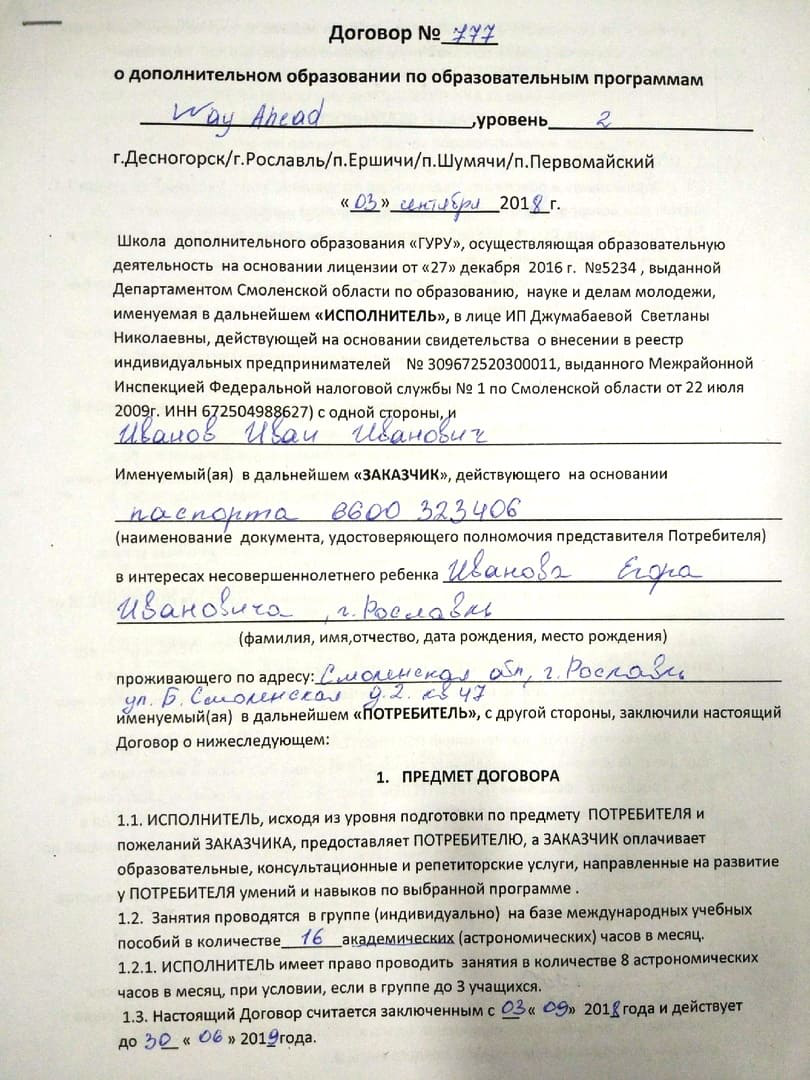
#> input picture 89.png, 810 x 1080 px
$ python 'hjh 2.py'
#> lines starting #> are read from the running program, lines starting #| are printed output that depends on the picture; after the words box and inside, x2 and y2 are one past the last pixel; in counts of white or black regions, pixels touching at a corner belong together
import cv2
import numpy as np
from PIL import Image

def resize_image_with_aspect_ratio(image_path, new_width=None, new_height=None):
#> called with image_path = '89.png', new_width = 3200
    image = Image.open(image_path)
#> image is the input picture: PIL image 810x1080 RGB; mean R, G, B 220.4, 218.7, 210.3
    width, height = image.size
#> width = 810; height = 1080
    aspect_ratio = width / height
#> aspect_ratio = 0.75

    if new_width and new_height:
        # Изменяем размер изображения с сохранением соотношения сторон
        if aspect_ratio > 1:
            new_height = int(new_width / aspect_ratio)
            image = image.resize((new_width, new_height))
        else:
            new_width = int(new_height * aspect_ratio)
            image = image.resize((new_width, new_height))
    elif new_width:
        # Изменяем ширину с сохранением соотношения сторон
        new_height = int(new_width / aspect_ratio)
#> new_height = 4266
        image = image.resize((new_width, new_height))
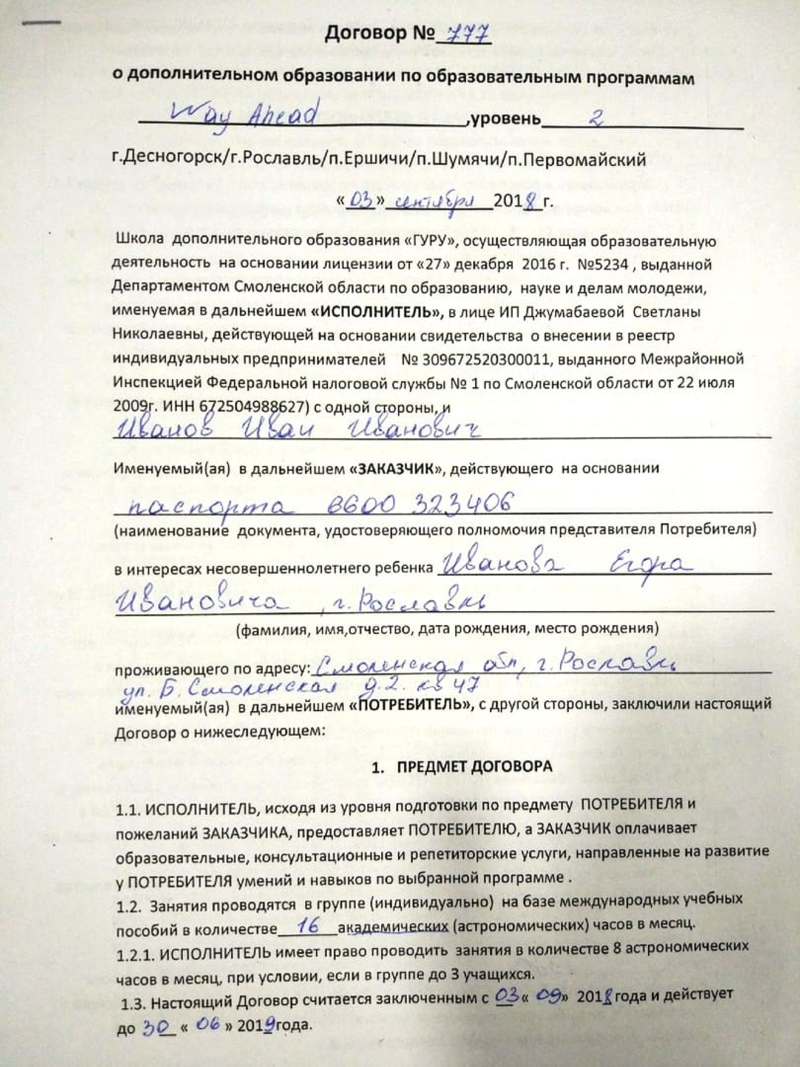
#> image: PIL image 3200x4266 RGB (shown at 1/4 size); mean R, G, B 220.3, 218.7, 210.3
    elif new_height:
        # Изменяем высоту с сохранением соотношения сторон
        new_width = int(new_height * aspect_ratio)
        image = image.resize((new_width, new_height))
    else:
        # Если не указаны новые размеры, возвращаем исходное изображение
        return image

    return image


def extract_text_words(image_path):
    # Изменяем размер изображения с сохранением соотношения сторон
    resized_image = resize_image_with_aspect_ratio(image_path, new_width=3200)

    image = cv2.cvtColor(np.array(resized_image), cv2.COLOR_RGB2BGR)
#> image: shape (4266, 3200, 3)

    gray = cv2.cvtColor(image, cv2.COLOR_BGR2GRAY)

    _, threshold = cv2.threshold(gray, 127, 255, cv2.THRESH_BINARY_INV + cv2.THRESH_OTSU)
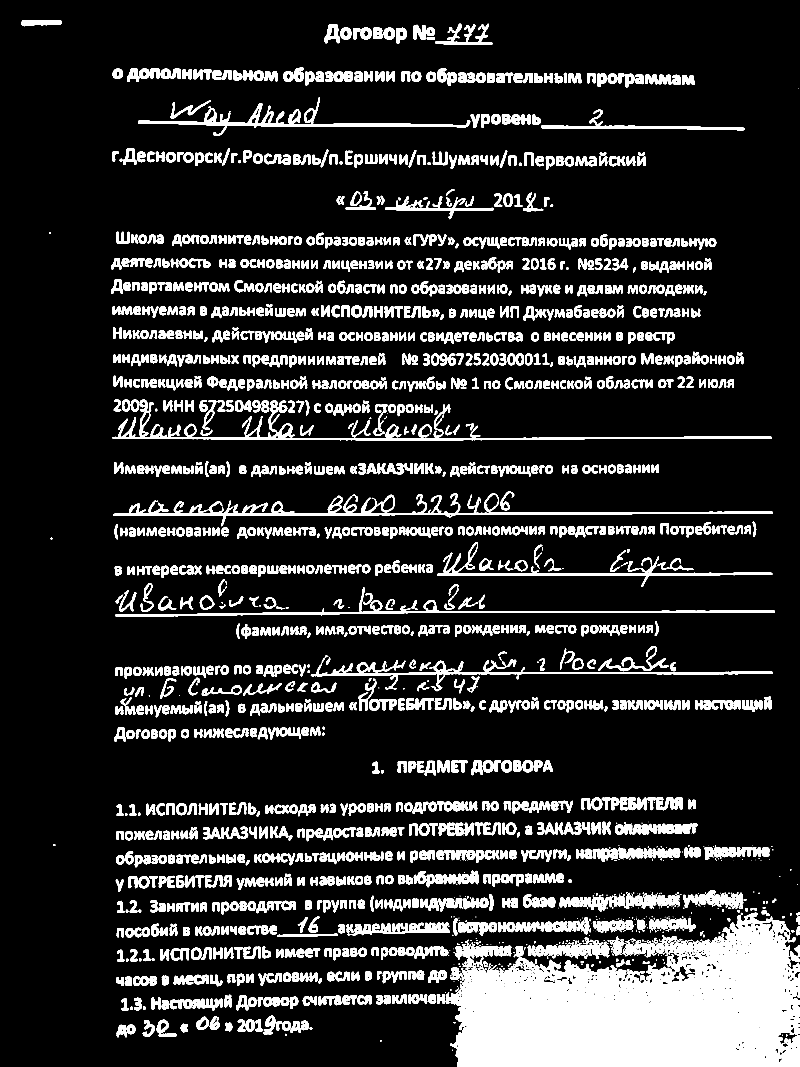
#> threshold: shape (4266, 3200) (shown at 1/4 size); 14.5% white; 1992 white regions (280 under 20 px), largest, box (x1, y1, x2, y2) and area: (1747, 3651, 3200, 4266) 587934, (453, 1976, 3091, 2105) 34388, (450, 1599, 3088, 1761) 31364

    kernel = np.ones((5, 45), np.uint8)
    img_dilation = cv2.dilate(threshold, kernel, iterations=2)
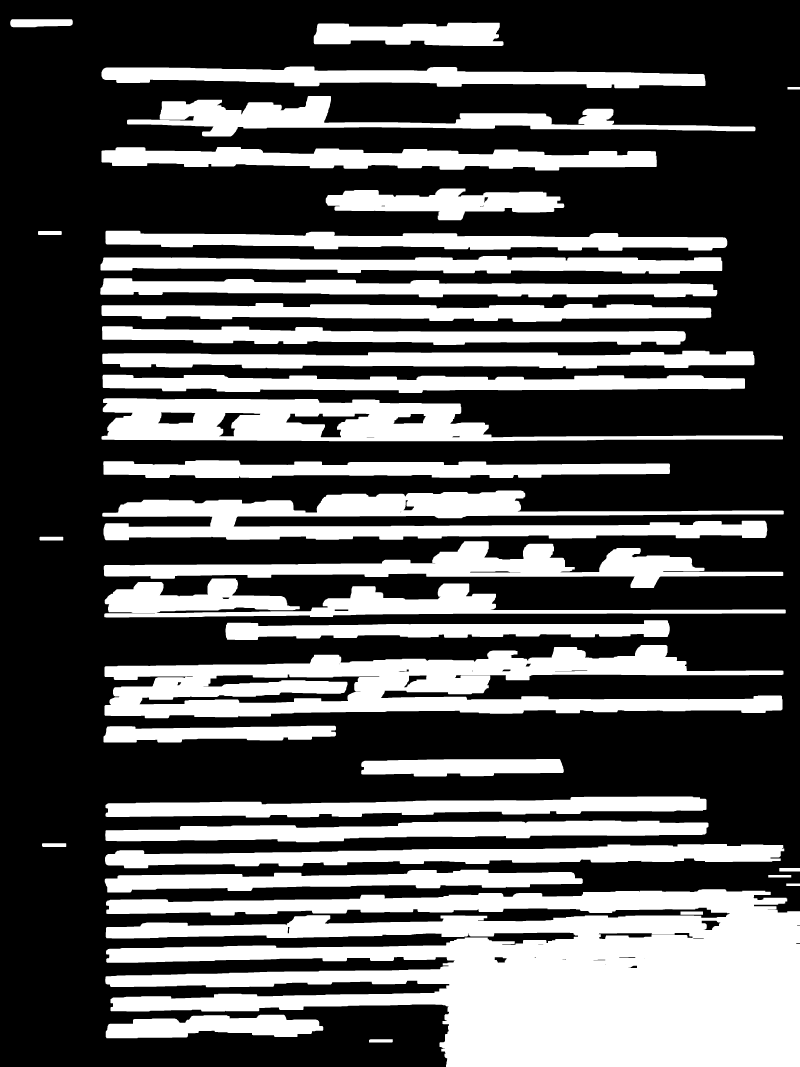
#> img_dilation: shape (4266, 3200) (shown at 1/4 size); 35.1% white; 37 white regions

    contours, _ = cv2.findContours(img_dilation, cv2.RETR_EXTERNAL, cv2.CHAIN_APPROX_SIMPLE)
#> contours = 37 contours; largest, box (x1, y1, x2, y2) and area: (421, 3557, 3200, 4266) 1284402, (418, 2580, 3134, 2873) 434070, (409, 1962, 3135, 2161) 266228, (406, 1593, 3132, 1765) 249148, (415, 2165, 3133, 2352) 161660

    words = []
    for contour in contours:
        x, y, w, h = cv2.boundingRect(contour)
        word_image = image[y:y + h, x:x + w]

        if w > 90 and h > 20 and w*h < (x*y - 16000):
            words.append(word_image)
#> this loop made 37 passes
#> (x, y, w, h) on passes 1, 2, 4, 7, 8, 9, 10, 11, 12, 13, 14, 15: (1476, 4157, 95, 13), (423, 4059, 870, 94), (421, 3557, 2779, 709), (419, 3479, 1912, 91), (3117, 3472, 83, 14), (420, 3376, 2717, 97), (168, 3373, 97, 15), (421, 3282, 2413, 87), (422, 3186, 2404, 84), (1445, 3036, 810, 70), (414, 2903, 930, 67), (418, 2580, 2716, 293)
#> (contour, x, y, w, h) on passes 3, 5, 6, 34: ([[2722, 3646], [2722, 3658], [2811, 3658], [2811, 3646]], 2722, 3646, 90, 13), ([[3145, 3534], [3145, 3543], [3199, 3543], [3199, 3534]], 3145, 3534, 55, 10), ([[3073, 3500], [3073, 3509], [3164, 3509], [3164, 3500]], 3073, 3500, 92, 10), ([[3150, 348], [3150, 357], [3199, 357], [3199, 348]], 3150, 348, 50, 10)
#> pass 2, in extract_text_words, `word_image = image[y:y + h, x:x + w]`:
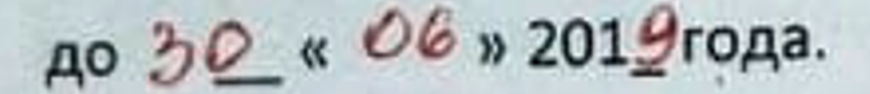
#> word_image: shape (94, 870, 3); mean R, G, B 182.2, 189.1, 191.9
#> after the loop, words = 24 items

    return words

image_path = '89.png'
word_images = extract_text_words(image_path)
#> word_images = 24 items
for i, word_image in enumerate(word_images):
    cv2.imwrite(f'segments_test/word_{i}.png', word_image)
#> this loop made 24 passes
#> pass 2, `cv2.imwrite(f'segments_test/word_{i}.png', word_image)`:
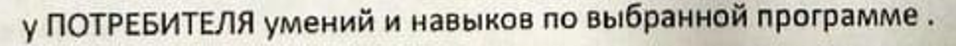
#> saved as word_1.png: shape (91, 1912, 3) (shown at 1/2 size); mean B, G, R 184.7, 194.9, 197.4

print("Извлечено", len(word_images), "слов(а)")
#| Извлечено 24 слов(а)

$ run again, with 37.png copied over 89.png
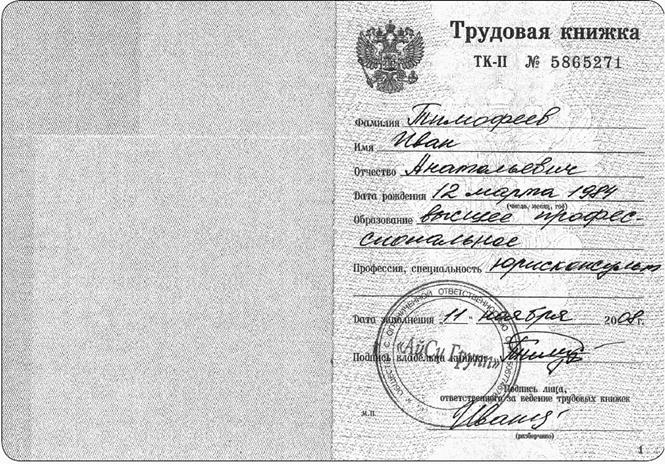
#> input picture 37.png, 665 x 464 px
#> in resize_image_with_aspect_ratio, image is the input picture: PIL image 665x464 L; min 0, max 255, mean 208.6
#> in extract_text_words, `_, threshold = cv2.threshold(gray, 127, 255, cv2.THRESH_BINARY_INV + c..`:
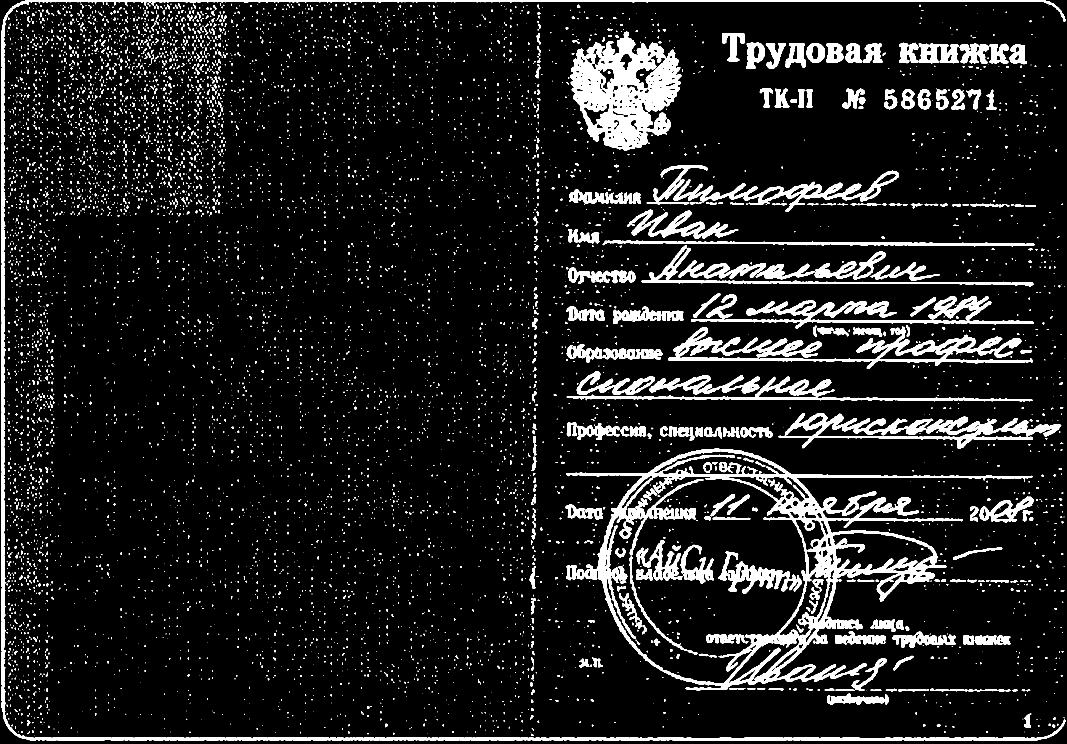
#> threshold: shape (2232, 3200) (shown at 1/3 size); 9.5% white; 7647 white regions (6048 under 20 px), largest, box (x1, y1, x2, y2) and area: (1699, 1346, 3097, 2071) 117854, (1711, 95, 2044, 453) 64826, (5, 0, 3196, 2222) 61754
#> img_dilation: shape (2232, 3200); 69.1% white; 493 black regions (86 under 20 px)
#> contours = 113 contours; largest, box (x1, y1, x2, y2) and area: (0, 0, 3200, 2226) 5623232, (2235, 261, 3200, 350) 59324, (2694, 410, 3200, 484) 19266, (2843, 760, 3200, 810) 9752, (2714, 531, 3084, 584) 8075
#> the loop in extract_text_words, `for contour in contours:` made 113 passes
#> (x, y, w, h) on passes 1 to 8: (2788, 2191, 94, 12), (2915, 2190, 93, 13), (1944, 2175, 91, 11), (2725, 2169, 182, 18), (1694, 2161, 198, 22), (1958, 2138, 183, 24), (2820, 2137, 92, 11), (2702, 2134, 93, 13)
#> after the loop in extract_text_words, `for contour in contours:`: words = 17 items
#> the loop `for i, word_image in enumerate(word_images):` made 17 passes
#> pass 2, `cv2.imwrite(f'segments_test/word_{i}.png', word_image)`:
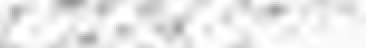
#> saved as word_1.png: shape (24, 183, 3) (shown 2 times larger); min 146, max 255, mean 234.2
#| Извлечено 17 слов(а)

$ run again, with 0.jpeg saved as 89.png
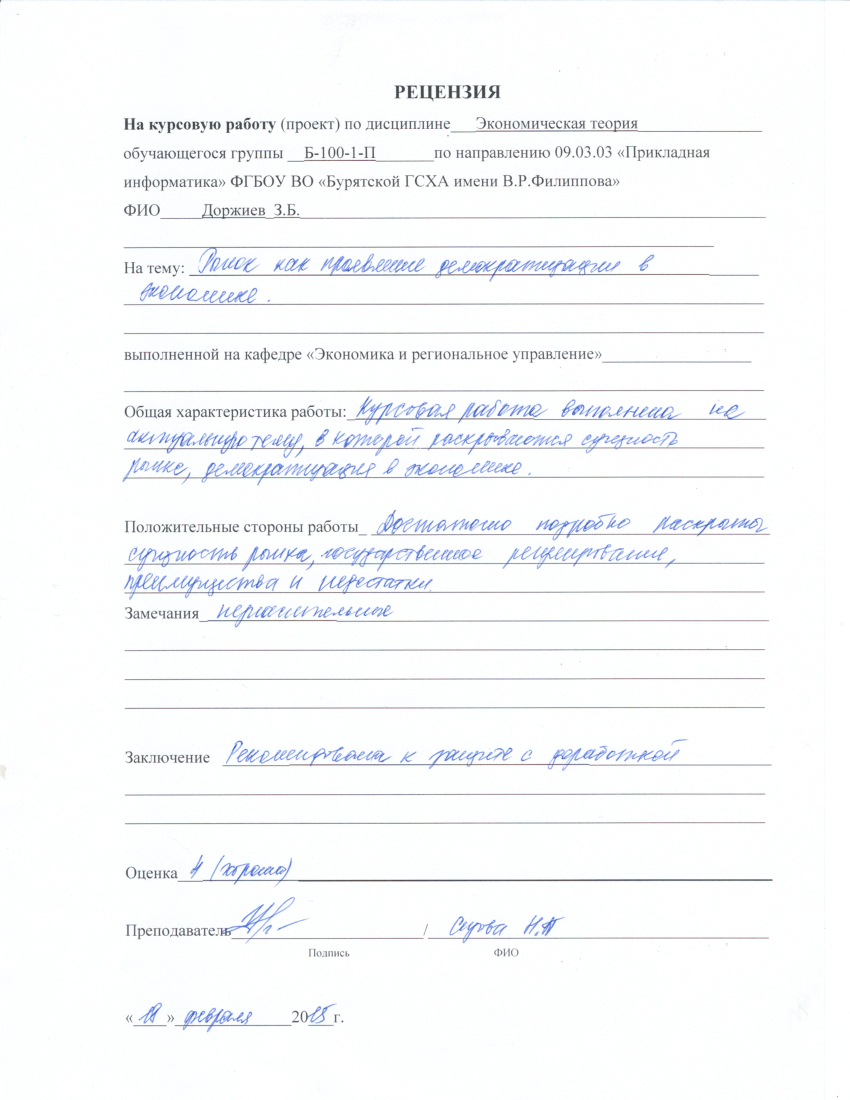
#> input picture 0.jpeg, 3400 x 4400 px (shown at 1/4 size)
#> in resize_image_with_aspect_ratio, image is the input picture: PIL image 3400x4400 RGB; mean R, G, B 247.6, 249.1, 250.6
#> in extract_text_words, `_, threshold = cv2.threshold(gray, 127, 255, cv2.THRESH_BINARY_INV + c..`:
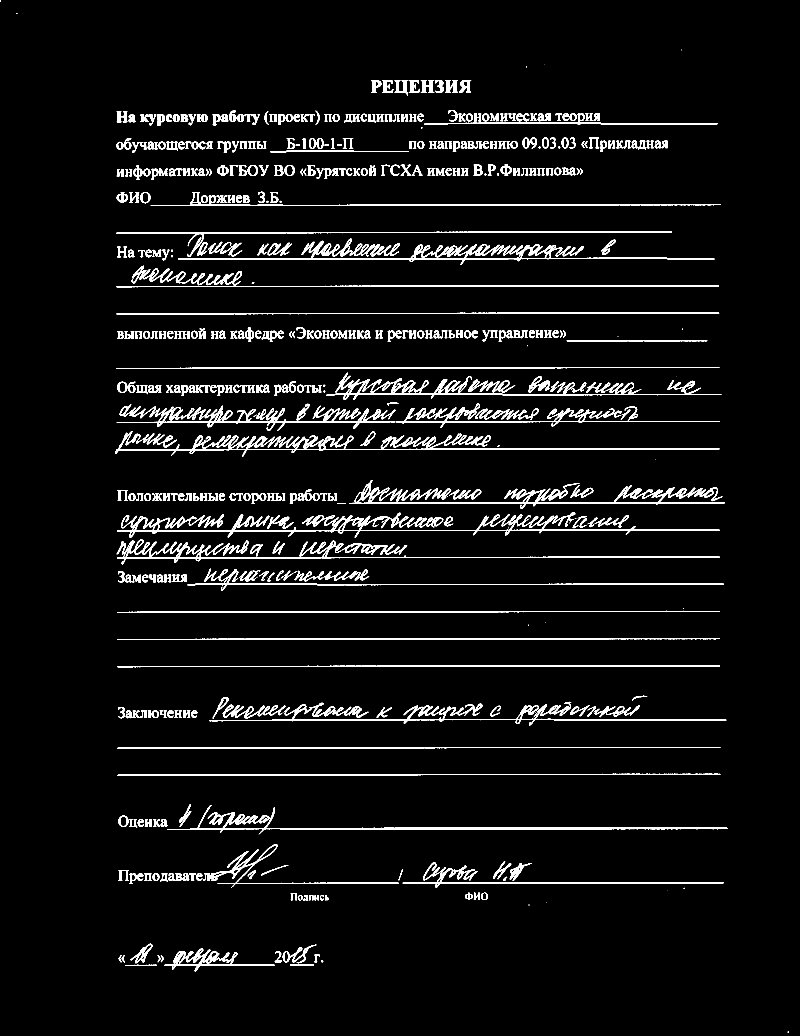
#> threshold: shape (4141, 3200) (shown at 1/4 size); 4.4% white; 536 white regions (62 under 20 px), largest, box (x1, y1, x2, y2) and area: (468, 2049, 2879, 2151) 29521, (461, 1724, 2878, 1827) 28094, (712, 954, 2858, 1060) 26448
#> img_dilation: shape (4141, 3200); 17.8% white; 47 white regions
#> contours = 47 contours; largest, box (x1, y1, x2, y2) and area: (423, 2045, 2923, 2262) 272970, (421, 922, 2902, 1064) 178698, (423, 1610, 2922, 1728) 163840, (425, 1487, 2929, 1604) 149864, (426, 1916, 2943, 2038) 149600
#> the loop in extract_text_words, `for contour in contours:` made 47 passes
#> (x, y, w, h) on passes 1 to 8: (3107, 4122, 92, 12), (430, 3771, 907, 119), (2071, 3605, 159, 21), (1119, 3568, 241, 40), (1817, 3566, 179, 38), (2625, 3547, 157, 18), (1550, 3474, 105, 51), (430, 3373, 2509, 182)
#> pass 3, in extract_text_words, `word_image = image[y:y + h, x:x + w]`:
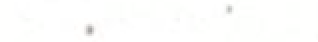
#> word_image: shape (21, 159, 3) (shown 2 times larger); mean R, G, B 253.9, 254.1, 253.2
#> after the loop in extract_text_words, `for contour in contours:`: words = 29 items
#> the loop `for i, word_image in enumerate(word_images):` made 29 passes
#| Извлечено 29 слов(а)
